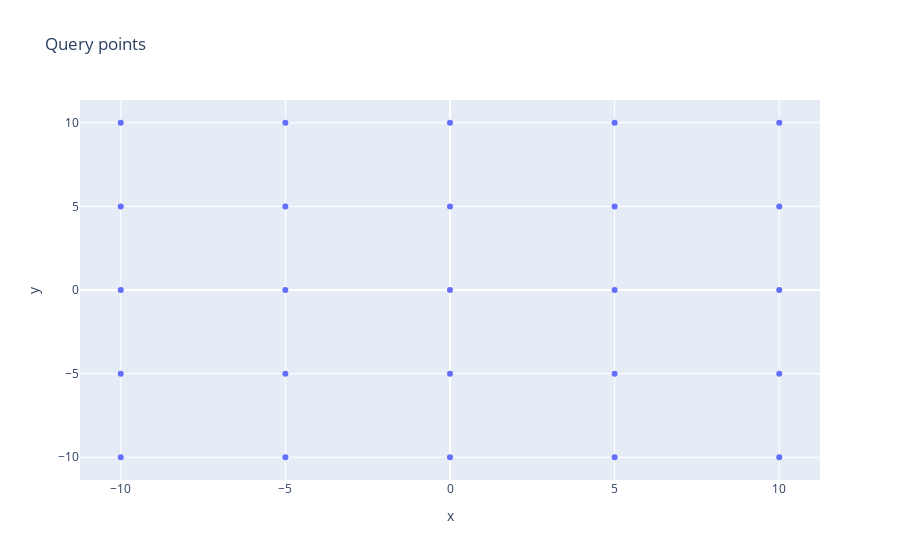

Notebook code cell kept with this figure:
### Markdown cell above
We

### Code cell
def draw_points(points: np.ndarray) -> None:
    """
    Draw points on a map.

    Parameters:
    -----------
    points: np.ndarray
        (3, N) array of points to draw
    """
    df = pl.DataFrame({"x": points[0,:], "y": points[1,:]})
    fig = px.scatter(df, x="x", y="y", title="Query points")
    fig.show()

draw_points(create_query_points(5))

### Figure 1 — Plotly figure (JSON) as saved in the notebook; plotly's stock layout.template omitted (floating-point values rounded to 4 significant figures)
{"data": [{"hovertemplate": "x=%{x}<br>y=%{y}<extra></extra>", "legendgroup": "", "marker": {"color": "#636efa", "symbol": "circle"}, "mode": "markers", "name": "", "orientation": "v", "showlegend": false, "type": "scatter", "x": [-10.0, -5.0, 0.0, 5.0, 10.0, -10.0, -5.0, 0.0, 5.0, 10.0, -10.0, -5.0, 0.0, 5.0, 10.0, -10.0, -5.0, 0.0, 5.0, 10.0, -10.0, -5.0, 0.0, 5.0, 10.0], "xaxis": "x", "y": [-10.0, -10.0, -10.0, -10.0, -10.0, -5.0, -5.0, -5.0, -5.0, -5.0, 0.0, 0.0, 0.0, 0.0, 0.0, 5.0, 5.0, 5.0, 5.0, 5.0, 10.0, 10.0, 10.0, 10.0, 10.0], "yaxis": "y"}], "layout": {"legend": {"tracegroupgap": 0}, "title": {"text": "Query points"}, "xaxis": {"anchor": "y", "domain": [0, 1], "title": {"text": "x"}}, "yaxis": {"anchor": "x", "domain": [0, 1], "title": {"text": "y"}}}}
